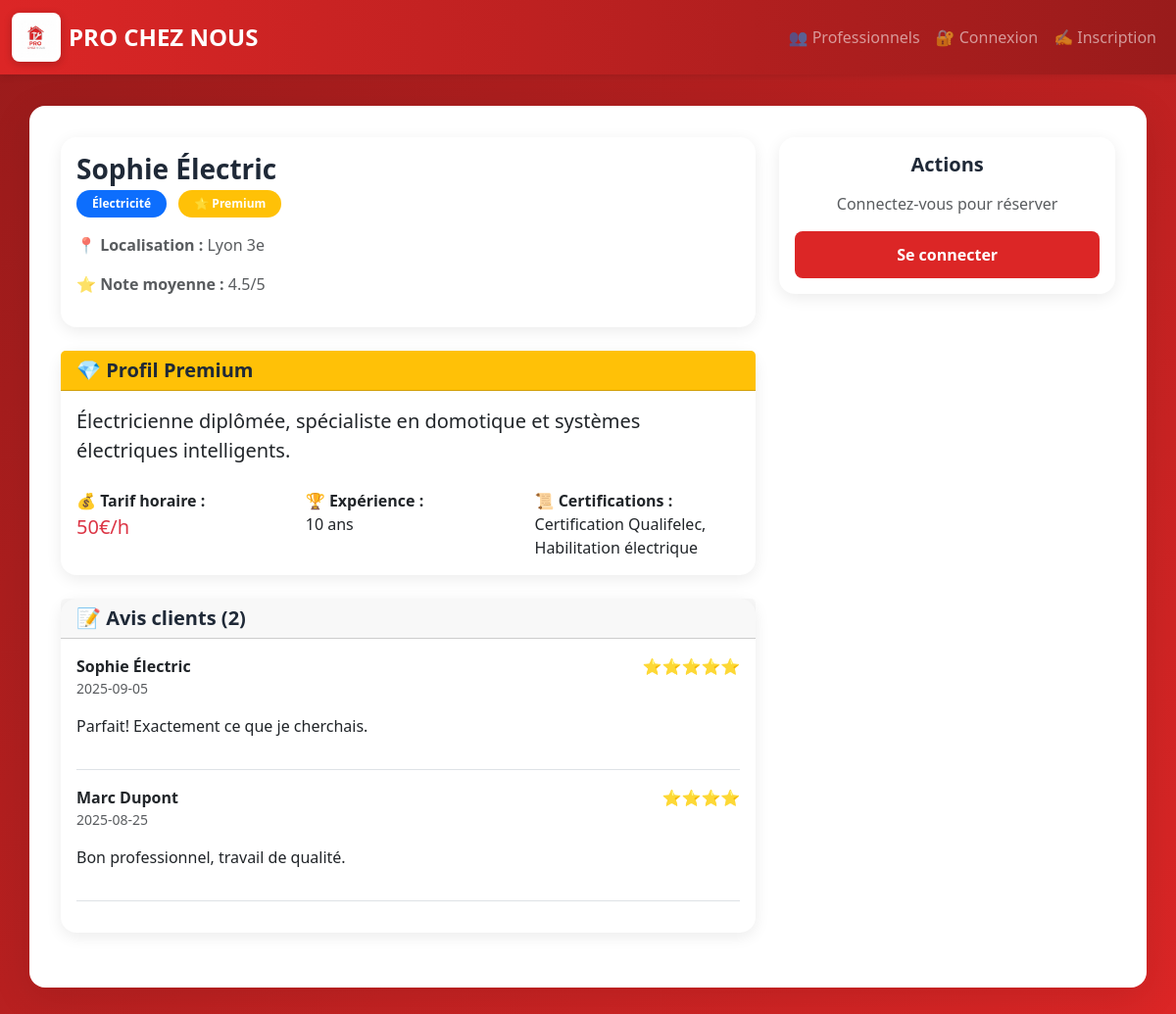
The page /profil/2 on the database its author committed.
### tables this page shows
CREATE TABLE users (
            id INTEGER PRIMARY KEY,
            name TEXT,
            email TEXT UNIQUE,
            password TEXT,
            role TEXT,
            localisation TEXT,
            categorie TEXT,
            plan TEXT DEFAULT 'gratuit'
        , statut_verification TEXT DEFAULT "non_verifie", latitude REAL, longitude REAL, phone TEXT);

CREATE TABLE profils_pro (
            id INTEGER PRIMARY KEY,
            pro_id INTEGER UNIQUE,
            description TEXT,
            tarif_horaire TEXT,
            experience TEXT,
            certifications TEXT,
            photo_url TEXT,
            FOREIGN KEY(pro_id) REFERENCES users(id)
        );

CREATE TABLE avis (
            id INTEGER PRIMARY KEY,
            pro_id INTEGER,
            client_id INTEGER,
            note INTEGER,
            commentaire TEXT,
            date TEXT,
            FOREIGN KEY(pro_id) REFERENCES users(id),
            FOREIGN KEY(client_id) REFERENCES users(id)
        );

### app.py (the view)
@app.route('/profil/<int:pro_id>')
def profil(pro_id):
    conn = get_db()
    pro = conn.execute('SELECT * FROM users WHERE id = ? AND role = ?', (pro_id, 'pro')).fetchone()
    if not pro:
        flash('Professionnel introuvable', 'error')
        return redirect(url_for('view_professionals'))
    profil_enrichi = conn.execute('SELECT * FROM profils_pro WHERE pro_id = ?', (pro_id,)).fetchone()
    avis = conn.execute('''
        SELECT a.*, u.name as client_name FROM avis a
        JOIN users u ON a.client_id = u.id
        WHERE a.pro_id = ? ORDER BY a.date DESC
    ''', (pro_id,)).fetchall()
    note_moyenne = conn.execute('SELECT AVG(note) as moyenne FROM avis WHERE pro_id = ?', (pro_id,)).fetchone()
    is_favori = False
    if 'user_id' in session:
        favori = conn.execute('SELECT * FROM favoris WHERE client_id = ? AND pro_id = ?',
                            (session['user_id'], pro_id)).fetchone()
        is_favori = favori is not None
    return render_template('profil.html', pro=pro, profil=profil_enrichi, avis=avis,
                         note_moyenne=note_moyenne, is_favori=is_favori)

### app.py (called while the page is built)
def get_db():
    conn = sqlite3.connect('database.db')
    conn.row_factory = sqlite3.Row
    return conn

### templates/profil.html (shortened to what this page needs)
{% extends "base.html" %}
{% block content %}
<div class="row">
    <div class="col-md-8">
        <div class="card mb-4">
            <div class="card-body">
                <div class="d-flex justify-content-between align-items-center mb-3">
                    <div>
                        <h3 class="mb-1">
                            {{ pro.name }}
                        </h3>
                        <span class="badge bg-primary me-2">{{ pro.categorie }}</span>
                        {% if pro.plan == 'premium' %}
                        <span class="badge bg-warning">⭐ Premium</span>
                        {% endif %}
                    </div>
                </div>
                {% if pro.localisation %}
                <p class="text-muted"><strong>📍 Localisation :</strong> {{ pro.localisation }}</p>
                {% endif %}
                {% if note_moyenne and note_moyenne['moyenne'] %}
                <p class="text-muted"><strong>⭐ Note moyenne :</strong> {{ "%.1f"|format(note_moyenne['moyenne']) }}/5</p>
                {% endif %}
            </div>
        </div>
        {% if profil %}
        <div class="card mb-4 border-warning">
            <div class="card-header bg-warning text-dark">
                <h5 class="mb-0">💎 Profil Premium</h5>
            </div>
            <div class="card-body">
                <p class="lead">{{ profil.description }}</p>
                <div class="row mt-4">
                    <div class="col-md-4">
                        <strong>💰 Tarif horaire :</strong><br>
                        <span class="text-danger fs-5">{{ profil.tarif_horaire }}</span>
                    </div>
                    <div class="col-md-4">
                        <strong>🏆 Expérience :</strong><br>
                        {{ profil.experience }}
                    </div>
                    <div class="col-md-4">
                        <strong>📜 Certifications :</strong><br>
                        {{ profil.certifications }}
                    </div>
                </div>
            </div>
        </div>
        {% endif %}
        <div class="card mb-4">
            <div class="card-header">
                <h5 class="mb-0">📝 Avis clients ({{ avis|length }})</h5>
            </div>
            <div class="card-body">
                {% if avis %}
                    {% for avis_item in avis %}
                    <div class="border-bottom pb-3 mb-3">
                        <div class="d-flex justify-content-between">
                            <strong>{{ avis_item.client_name }}</strong>
                            <span class="text-warning">{{ '⭐' * avis_item.note }}</span>
                        </div>
                        <p class="text-muted small">{{ avis_item.date }}</p>
                        {% if avis_item.commentaire %}
                        <p>{{ avis_item.commentaire }}</p>
                        {% endif %}
                    </div>
                    {% endfor %}
                {% else %}
                <p class="text-muted">Aucun avis pour le moment.</p>
                {% endif %}
            </div>
        </div>
    </div>
    <div class="col-md-4">
        <div class="card mb-3">
            <div class="card-body text-center">
                <h5 class="mb-3">Actions</h5>
                {% if session.user_id and session.role == 'user' %}
                <a href="{{ url_for('book', pro_id=pro.id) }}" class="btn btn-danger w-100 mb-2">
                    📅 Réserver un rendez-vous
                </a>
                <a href="{{ url_for('send_message', dest_id=pro.id) }}" class="btn btn-primary w-100 mb-2">
                    💬 Envoyer un message
                </a>
                <a href="{{ url_for('rate', pro_id=pro.id) }}" class="btn btn-outline-warning w-100">
                    ⭐ Laisser un avis
                </a>
                {% else %}
                <p class="text-muted">Connectez-vous pour réserver</p>
                <a href="{{ url_for('login') }}" class="btn btn-primary w-100">Se connecter</a>
                {% endif %}
            </div>
        </div>
    </div>
</div>
{% endblock %}

### static/style.css (style rules this page uses)
:root { --primary-color: #dc2626; --primary-dark: #991b1b; --secondary-color: #ef4444; --text-dark: #1f2937; --text-light: #6b7280; --border-color: #e5e7eb; --bg-light: #fef2f2; }
body { font-family: 'Segoe UI', Tahoma, Geneva, Verdana, sans-serif; color: var(--text-dark); background: linear-gradient(135deg, #991b1b 0%, #dc2626 100%); min-height: 100vh; }
.btn-primary { background: var(--primary-color); border: none; padding: 0.75rem 2rem; border-radius: 8px; font-weight: 600; transition: all 0.3s ease; }
h3, h4, h5 { color: var(--text-dark); font-weight: 700; }
.card { border: none; border-radius: 16px; box-shadow: 0 4px 16px rgba(0,0,0,0.08); }
.badge { padding: 0.5rem 1rem; border-radius: 20px; font-weight: 600; }

### rows shown on the page
users: name "Sophie Électric", categorie "Électricité", localisation "Lyon 3e"
profils_pro: description "Électricienne diplômée, spécialiste en domotique et systèmes électriques intelligents.", tarif_horaire "50€/h", experience "10 ans", certifications "Certification Qualifelec, Habilitation électrique"
avis: client_name "Sophie Électric", note "⭐⭐⭐⭐⭐", date "2025-09-05", commentaire "Parfait! Exactement ce que je cherchais."
avis: client_name "Marc Dupont", note "⭐⭐⭐⭐", date "2025-08-25", commentaire "Bon professionnel, travail de qualité."

### other values the page prints
{{ "%.1f"|format(note_moyenne['moyenne']) }} "4.5"
{{ avis|length }} "2"
